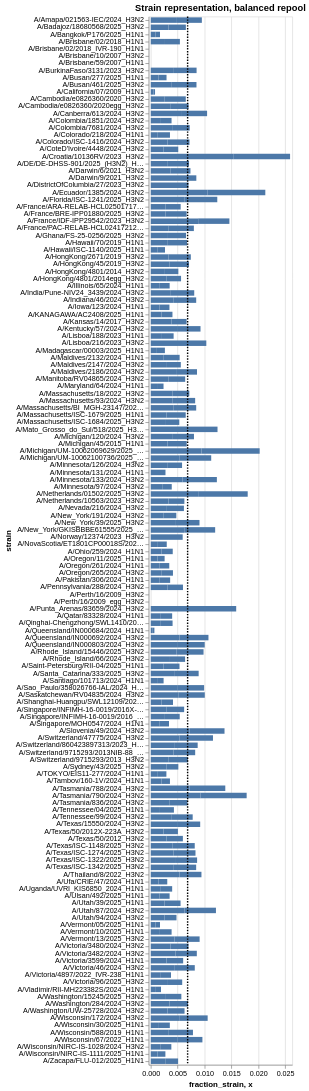

Notebook code cell kept with this figure:
### Markdown cell above
## Visualize barcode- and strain-level balancing in the current pool

### Code cell
# Plot the current fraction of each strain in the pool
strains_chart = (
    alt.Chart(mean_single_well)
    .encode(
        alt.X(
            "fraction_strain",
            scale=alt.Scale(nice=False, padding=3),
        ),
        alt.Y("strain"),
        
        tooltip = ['strain', 'fraction_strain', 'est_tcid50'],
    )
).mark_bar(height={"band": 0.85}).properties(
        height=alt.Step(10),
        width=250,
        title="",
    ).properties(
        height = alt.Step(10),
        width = 200,
        title = "Strain representation, balanced repool")

# add veritcal line where we would expect equal representation of all barcodes in pool
expected_line = alt.Chart(
    pd.DataFrame({'x': [1/num_strains]})
).mark_rule(strokeDash = [2,2], strokeWidth = 2).encode(x = 'x')

# plot both barcode counts and expected line
strains_chart + expected_line

### Figure 1 — Vega-Lite specification as saved in the notebook (floating-point values rounded to 4 significant figures; data arrays with more than 128 entries replaced by an {"elided": "..."} marker saying what was removed)
{"config": {"view": {"continuousWidth": 300, "continuousHeight": 300}}, "layer": [{"data": {"name": "data-5a32c84b68592dd81fdd00b9698048a8"}, "mark": {"type": "bar", "height": {"band": 0.85}}, "encoding": {"tooltip": [{"field": "strain", "type": "nominal"}, {"field": "fraction_strain", "type": "quantitative"}, {"field": "est_tcid50", "type": "quantitative"}], "x": {"field": "fraction_strain", "scale": {"nice": false, "padding": 3}, "type": "quantitative"}, "y": {"field": "strain", "type": "nominal"}}, "title": "Strain representation, balanced repool"}, {"data": {"name": "data-51bbbe121f803aef829a86c2991eb46b"}, "mark": {"type": "rule", "strokeDash": [2, 2], "strokeWidth": 2}, "encoding": {"x": {"field": "x", "type": "quantitative"}}}], "height": {"step": 10}, "width": 200, "$schema": "https://vega.github.io/schema/vega-lite/v5.20.1.json", "datasets": {"data-5a32c84b68592dd81fdd00b9698048a8": {"elided": "292 records"}, "data-51bbbe121f803aef829a86c2991eb46b": [{"x": 0.006849}]}}
